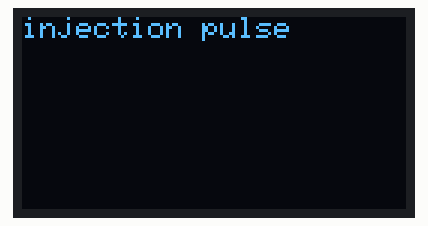
Simulated run of this sketch. Board: ESP32. On the bench: 128×64 one-colour display. WiFi joins after 1.5 s; servers stay silent unless stated; what the sketch prints to the serial monitor is not drawn.

Above: at 0.1 s.
At 1.1 s:
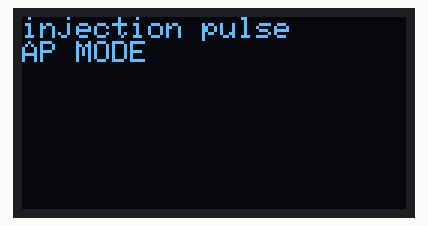
At 2.2 s:
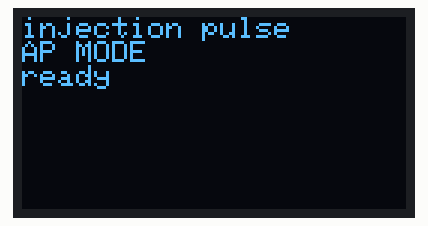

The sketch:

recv_rolling.ino
```cpp
// Dreamed by copilot
#include "wifi_settings.h" // see to enable AP mode too

// Define the OLED display parameters
#define OLED_WIDTH 128 // OLED display width, in pixels
#define OLED_HEIGHT 64 // OLED display height, in pixels
//#define OLED_ADDRESS 0x3C // OLED display I2C address

#define GRAPH_LINE
//#define GRAPH_BARS
//#define GRAPH_TEST // test the display without incoming packets by initalizing with random data


// Include the necessary libraries
//#include <Arduino.h>
//#include <WiFi.h>
//#include <AsyncUDP.h>
#include <Wire.h>
#include <Adafruit_GFX.h>
#include <Adafruit_SSD1306.h>

// declare packet buffer size.
#define PACKET_BUFFER_SIZE 8
// Declare a global variable to store the rolling buffer size
#define ROLLING_SIZE OLED_WIDTH

// Declare a pragma packed struct to store the pulse data
#pragma pack(push, 1)
struct PulseData {
  uint32_t rpm[PACKET_BUFFER_SIZE]; // Array to store the RPM values
  uint32_t length[PACKET_BUFFER_SIZE]; // Array to store the pulse length values
  uint8_t index; // Index to keep track of the array position
};
#pragma pack(pop)

// Declare a global variable to store the asyncUDP object
AsyncUDP udp;

// Declare a global variable to store the OLED display object
//Adafruit_SSD1306 display(OLED_WIDTH, OLED_HEIGHT, &Wire, -1);

/*
//#define OLED_DC     D2
#define OLED_DC     4  // D2 = gpio4
//#define OLED_CS     D8
#define OLED_CS     15 // D8 = gpio15
//#define OLED_RESET  D3
#define OLED_RESET  0 //  D3 = gpio0
*/

#define OLED_DC     16
#define OLED_CS     5
#define OLED_RESET  17

Adafruit_SSD1306 display(OLED_WIDTH, OLED_HEIGHT,
  &SPI, OLED_DC, OLED_RESET, OLED_CS);
//*/


// Declare a global variable to store the rolling buffer for pulse length
uint32_t rollingBuffer[ROLLING_SIZE];
uint32_t graphMin = 0;
uint32_t graphMax = 0;
// Declare a global variable to store the rolling buffer index
uint8_t rollingIndex = 0;

bool new_packet = 0 ; // new packet flag

// Declare a function to handle the UDP packet
void handlePacket(AsyncUDPPacket packet);

// Declare a function to draw the line graph on the OLED display
void drawGraph();

// Setup function
void setup() {
  // Initialize the serial monitor
  Serial.begin(115200);

  display.begin(SSD1306_SWITCHCAPVCC);

  display.clearDisplay();
  display.setTextSize(1);
  display.setTextColor(WHITE);
  display.setCursor(0, 0);
  display.println("injection pulse");
  display.display();
  delay(1000);

  WiFi.persistent(false); // no need to wear off the flash as we have all data in the sketch

/*
  // Connect to the WiFi network
  WiFi.begin("your-ssid", "your-password");
  while (WiFi.status() != WL_CONNECTED) {
    delay(500);
    Serial.print(".");
  }
  Serial.println();
  Serial.println("WiFi connected");
  Serial.println("IP address: ");
  Serial.println(WiFi.localIP());
*/

#ifdef AP_mode_on // if ap mode , start and configure AP
  WiFi.softAP(ssid, password, channel, hidden, max_connection, beacon_interval);
//  display.clearDisplay();
  display.setTextSize(1);
  display.setTextColor(WHITE);
  display.setCursor(0, 8);
  display.println("AP MODE");
  display.display();
  delay(1000);

#endif AP_mode_on

#ifndef AP_mode_on // if not AP mode, start STA
    WiFi.begin(ssid, password);
    while (WiFi.status() != WL_CONNECTED)
    {
//  display.setCursor(0, 0);     // Start at top-left corner
//  display.print("WiFi: ");
//  display.print(millis());
//  display.display();
    delay(1000);
//    Serial.println("Connecting to WiFi...");

    }
//  display.clearDisplay();
//  display.display();
#endif AP_mode_on


  // Initialize the asyncUDP object
  if (udp.listenMulticast(multicastIP, multicastPort)) {
    Serial.println("UDP listening");
    // Set the callback function to handle the UDP packet
    udp.onPacket(handlePacket);
  }

  // Initialize the OLED display object
//  if (!display.begin(SSD1306_SWITCHCAPVCC, OLED_ADDRESS)) {
//    Serial.println(F("SSD1306 allocation failed"));
//    for (;;);
//  }

//  display.clearDisplay();
  display.setTextSize(1);
  display.setTextColor(WHITE);
  display.setCursor(0, 16);
  display.println("ready");
  display.display();
  delay(1000);
}

// Loop function
void loop() {
  // Draw the line graph on the OLED display
  drawGraph();
  delay(100); // fixme : millis interval
}

// Function to handle the UDP packet
IRAM_ATTR void handlePacket(AsyncUDPPacket packet) {
  // Declare a local variable to store the pulse data
  PulseData pulseData;

  // Copy the UDP packet data to the pulse data variable
  memcpy((byte*)&pulseData, packet.data(), sizeof(pulseData));

  // Print the pulse data to the serial monitor
  Serial.println("Pulse data received");
  Serial.print("index: ");
  Serial.println(pulseData.index);
  for (int i = 0; i < PACKET_BUFFER_SIZE; i++) {
    Serial.print("RPM: ");
    Serial.print(pulseData.rpm[i]);
    Serial.print(" Length: ");
    Serial.println(pulseData.length[i]);

    //Roll the rolling buffer.
    // Shift the graph data to the left by one pixel and find the maximum value
  graphMin = graphMax; // set graphMin to last graphMax value
  graphMax = 0;
  for (int i = 0; i < ROLLING_SIZE - 1; i++) {
    rollingBuffer[i] = rollingBuffer[i + 1];
    if (rollingBuffer[i] > graphMax) {
      graphMax = rollingBuffer[i];
      }
    if (rollingBuffer[i] < graphMin) {
      graphMin = rollingBuffer[i];
    }
    // graphMax = max(graphMax, graphData[i]);
    // or use that instead
  }
    // Add the pulse length to the rolling buffer
    rollingBuffer[ROLLING_SIZE-1] = pulseData.length[i];

    // Increment the rolling buffer index and wrap around if needed
    //rollingIndex = (rollingIndex + 1) % ROLLING_SIZE;
  }
  new_packet = true;
}

// Function to draw the line graph on the OLED display
void drawGraph() {
  // Clear the display
  display.clearDisplay();

#ifdef GRAPH_TEST

  for (int i = 0; i < ROLLING_SIZE; i++) {
    // initalize array with bogus values
    rollingBuffer[i]=random(100);
  }
  graphMin= 0;
  graphMax= 100;
#endif // GRAPH_TEST


#ifdef GRAPH_LINE
  // Draw the graph points and lines
  for (int i = 0; i < ROLLING_SIZE; i++) {
    // Map the pulse length value to the display range
    int y = map(rollingBuffer[i], graphMin, graphMax, OLED_HEIGHT, 0);

    // Draw a dot at the graph point
    display.drawPixel(i , y, WHITE);

    // Draw a line to the next graph point if it exists
    if (i < ROLLING_SIZE - 1) {
      int y2 = map(rollingBuffer[i + 1], graphMin, graphMax, OLED_HEIGHT, 0);
      display.drawLine(i , y, i +1, y2, WHITE);
    }
  }

#endif //GRAPH_LINE

#ifdef GRAPH_BARS
  // Draw the graph data as vertical bars
  for (uint8_t i = 0; i < ROLLING_SIZE; i++) {
    // Map the data value to the graph height
    uint8_t barHeight = map(rollingBuffer[i], graphMin, graphMax, 0, OLED_HEIGHT );

    // Draw a vertical bar from the bottom to the data value
//    display.drawLine(graphX + i, graphY + graphH , graphX + i, graphY + graphH - barHeight, SSD1306_WHITE);
    //display.drawFastVLine(graphX + i, graphY + graphH , barHeight, SSD1306_WHITE);
    //display.drawFastVLine(graphX + i, graphY+(graphH-barHeight) , barHeight, SSD1306_WHITE);
    display.drawFastVLine( i, (OLED_HEIGHT-barHeight) , barHeight, SSD1306_WHITE);
  }

#endif //GRAPH_BARS

  // Update the display
  display.display();
}
```

wifi_settings.h
```cpp
//WIFI and UDP multicast includes
//#include <ESP8266WiFi.h>
//#include <ESPAsyncUDP.h>

#include <WiFi.h>
#include <AsyncUDP.h>

const char* ssid = "voltage";
const char* password = "irrolling12";
const char channel = 1;
const char hidden = 0;
const char max_connection = 8;
const int beacon_interval = 500;
const int timeout_period = 5000; // expected delay inbetween packets (for accounting display)
#define AP_mode_on 1 ; // set to 1 to compile AP node

uint16_t multicastPort = 5683;  // local port to listen on
IPAddress multicastIP(224,0,1,187);
```

Measured:
- what the display in image 1 shows lasts 1.0 s, from 1.1 s to 2.1 s
